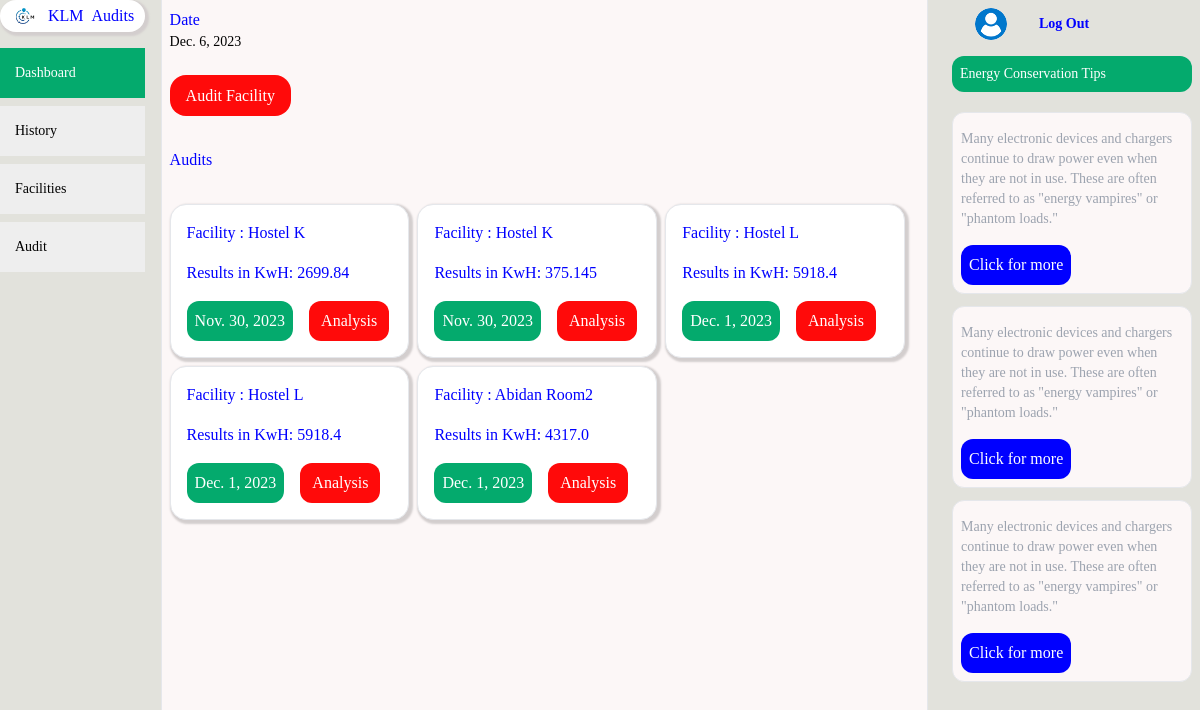
Page /audits/audit/ (signed in) on the earlier database version.
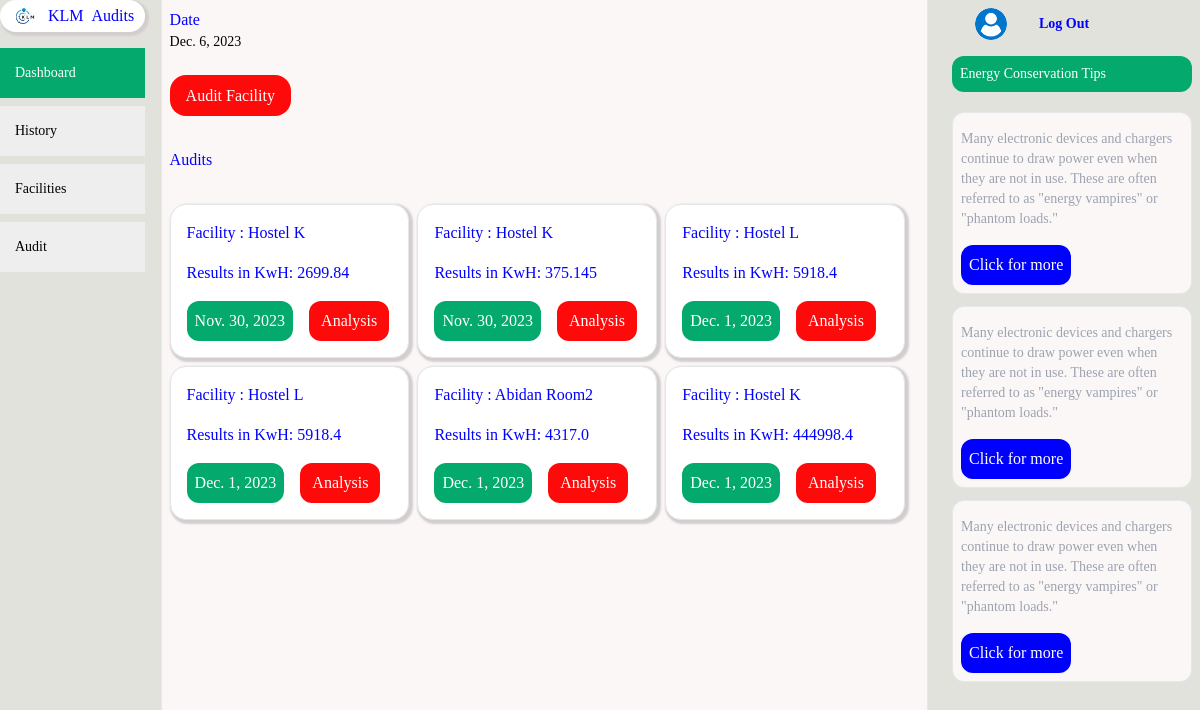
Same page on the later database version.
### auditApp/models.py (models this page shows)
class EnergyAudit(models.Model):
    user = models.ForeignKey(UserAccount, on_delete=models.CASCADE,default=1)
    facility = models.ForeignKey(Facility, on_delete=models.CASCADE)
    devices = models.ManyToManyField(EnergyDevice,blank=True)
    operation_hours = models.CharField(default='N/A' ,max_length=50)
    audit_result = models.FloatField(null=True, blank=True)
    date=models.DateField(auto_now=True)
    meter_reading=models.FloatField(null=True, default=0)
    recommendation=models.CharField(default='',max_length=700)

class Facility(models.Model):
    user = models.ForeignKey(UserAccount, on_delete=models.CASCADE,default=1)
    name = models.CharField(max_length=100)
    location = models.CharField(max_length=100)

### auditApp/views.py (the view)
# urls.py: path('audit/',views.audit,name='audit'),
def audit(request):
    message=''
    today=date.today()
    audits=EnergyAudit.objects.filter(user=request.user)
    context={
        'date':today,
        'message':message,
        'audits':audits,
    }
    return render(request,'auditApp/audit.html',context)

### templates/auditApp/audit.html (shortened to what this page needs)
{% extends "base.html" %}
{% load static %}
{% block content %}
<div class='bg-[#191a22] text-blue'>
    <div class='flex flex-col md:flex-row gap-4'>
        {% include "../components/sidebar.html" %}
        <div class='md:w-[90%] '>
            <div class='flex flex-col md:flex-row  gap-4'>
                <div class='p-2 flex flex-col gap-8 md:w-[75%]  border-r border-l  border-gray-600' >
                    <div class='flex flex-row justify-between '>
                        <div>
                            <p>Date </p>
                            <p class='text-sm text-black'>{{date}}</p>
                        </div>
                    </div>
                    <div>
                        <a href="{% url "audits:doaudit" %}"
                           class='mt-1 py-3 px-4 bg-red-300  text-white rounded-2xl'>
                              Audit Facility
                          </a>
                    </div>
                    <div class='flex mt-2 flex-col gap-4'>
                        <div class='flex flex-col gap-8'>
                            <p>Audits</p>
                            {% if audits %}
                            <div class='flex flex-wrap gap-2'>
                                {% for audit in audits %}
                                <div  class='p-4 flex flex-col gap-4 border border-gray-600  rounded-2xl md:w-[32%] shadow_style'>
                                    <div class='flex flex-row gap-4'>
                                        <p>Facility : {{audit.facility.name}}</p>
                                    </div>
                                    <p>Results in KwH: {{audit.audit_result}}</p>
                                    <div class='flex flex-row gap-4'>
                                        <p class=' text-white px-2 py-2 bg-green-300 rounded-xl'>{{audit.date}} </p>
                                        <a  href='{% url "audits:auditanalysis" audit.id %}' class='text-white px-3 py-2 bg-red-300 rounded-xl'>
                                            Analysis
                                        </a>
                                    </div>
                                </div>
                                {% endfor %}
                            </div>
                            {% else %}
                            <p>No audits Yet</p>
                            {% endif %}
                        </div>
                    </div>
                </div>
                <div class='p-2 md:h-screen md:w-[25%]' >
                    {% include "../components/rightbar.html" %}
                </div>
            </div>
        </div>
    </div>
</div>
{% endblock content %}

Differences in the rows shown:
added EnergyAudit: facility.name "Hostel K", audit_result "444998.4", date "Dec. 1, 2023"
